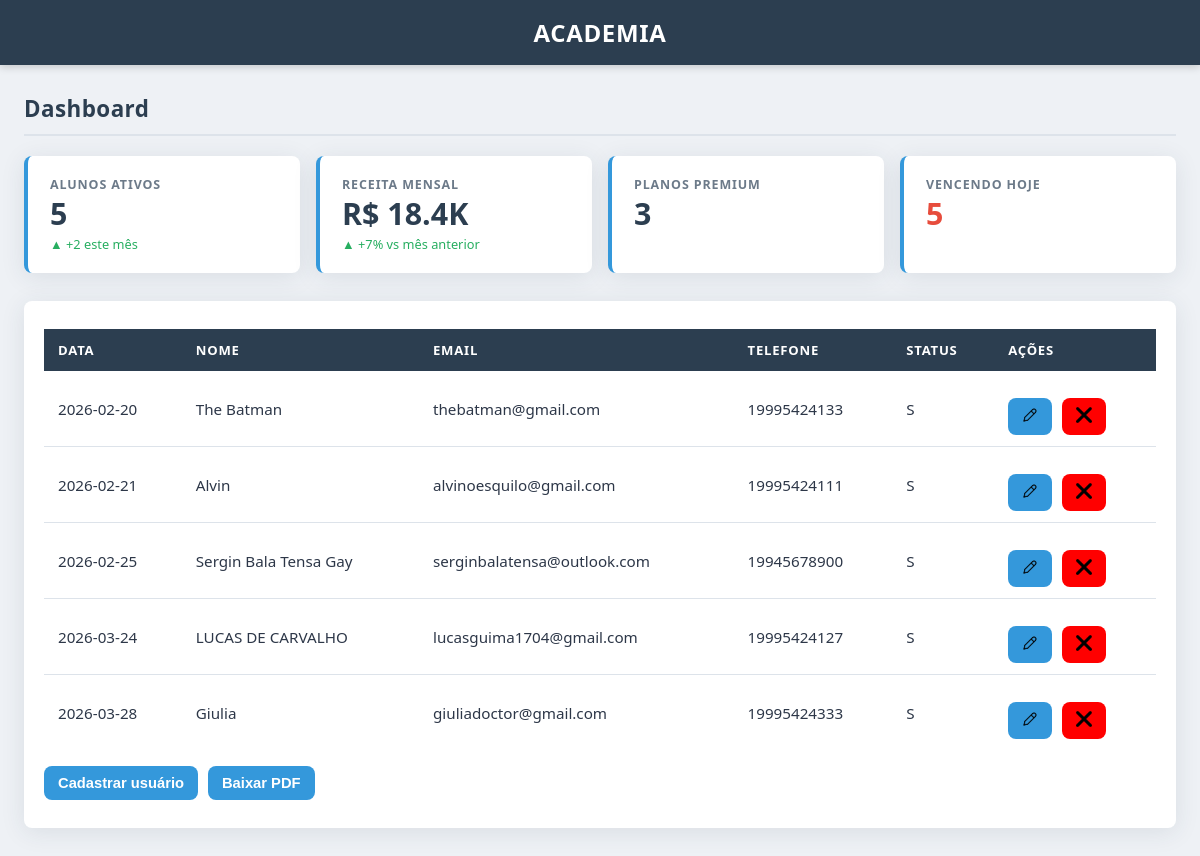
The page / on the database its author committed.
### tables this page shows
CREATE TABLE users (
	id integer primary key autoincrement,
	full_name text not null,
	email text unique not null,
	password text not null,
	phone text,
	created_at date,
	status text
);

### src/Repository/UserRepository.php (called while the page is built, shortened)
<?php
class UserRepository
{
    private PDO $connection;
    public function __construct(PDO $connection)
    {
        $this->connection = $connection;
    }
    public function formatUser($user){
        return new User(
            $user['id'],
            $user['full_name'],
            $user['email'],
            $user['password'],
            $user['created_at'],
            $user['phone'],
            $user['status']
        );
    }
    public function getAllUsers() {
        $sql = "SELECT *FROM users;";
        $stmt = $this->connection->query($sql);
        $users = $stmt->fetchAll(PDO::FETCH_ASSOC);
        return array_map([$this, 'formatUser'], $users);
    }
    public function countUsersByStatus(string $status): int {
        $sql = "SELECT COUNT(*) FROM users WHERE status = :status;";
        $stmt = $this->connection->prepare($sql);
        $stmt->bindValue(':status', $status, PDO::PARAM_STR);
        $stmt->execute();
        return (int) $stmt->fetchColumn();
    }
    public function usersActivesThisMonth(string $lastDay, string $firstDay): string {
        $sql = "SELECT COUNT(*) FROM users WHERE status = 'S' AND created_at BETWEEN :firstDay and :lastDay;";
        $stmt = $this->connection->prepare($sql);
        $stmt->bindValue(':firstDay', $firstDay, PDO::PARAM_STR);
        $stmt->bindValue(':lastDay', $lastDay, PDO::PARAM_STR);
        $stmt->execute();
        return " ▲ +{$stmt->fetchColumn()} este mês";
    }
}

### src/Repository/SubscriptionRepository.php (called while the page is built, shortened)
<?php
class SubscriptionRepository
{
    private PDO $connection;
    public function __construct(PDO $connection)
    {
        $this->connection = $connection;
    }
    public function countPlan(string $plan): int {
        $sql = "SELECT COUNT(*) FROM users_plans inner JOIN plans ON users_plans.plan_id = plans.id WHERE plans.name = :plan";
        $stmt = $this->connection->prepare($sql);
        $stmt->bindValue(':plan', $plan, PDO::PARAM_STR);
        $stmt->execute();
        return (int) $stmt->fetchColumn();
    }
}

### src/Domain/User.php (called while the page is built, shortened)
<?php
class User {
    private ?int $id;
    private string $full_name;
    private string $email;
    private string $date;
    private string $phone;
    private string $status;
    public function __construct(
        ?int $id,
        string $full_name,
        string $email,
        string $password,
        string $date,
        string $phone,
        string $status,
    ) {
        $this->id = $id;
        $this->full_name = $full_name;
        $this->email = $email;
        $this->date = $date;
        $this->phone = $phone;
        $this->status = $status;
    }
    public function id(): ?int
    {
        return $this->id;
    }
    public function fullName(): string
    {
        return $this->full_name;
    }
    public function email(): string
    {
        return $this->email;
    }
    public function date(): string
    {
        return $this->date;
    }
    public function phone(): string
    {
        return $this->phone;
    }
    public function status(): string
    {
        return $this->status;
    }
}

### index.php (the view, shortened to what this page needs)
<?php
$connection = Connection::getConnection();
$repository = new UserRepository($connection);
$SubriptionRepository = new SubscriptionRepository($connection);
function getMonthRange($year = null, $month = null) {
    $year = $year ?? date('Y');
    $month = $month ?? date('m');
    $firstDay = date("Y-m-01", strtotime("$year-$month-01"));
    $lastDay = date("Y-m-t", strtotime("$year-$month-01"));
    return [$firstDay, $lastDay];
}
try {
  $users = $repository->getAllUsers();
  $usersActive = $repository->countUsersByStatus('S');
  $usersPremium = $SubriptionRepository->countPlan('Premium');
  list($firstDay, $lastDay) = getMonthRange();
  $usersActivesThisMonth = $repository->usersActivesThisMonth($lastDay, $firstDay);
}catch(PDOException $e){
  echo $e->getMessage();
}
?>
<!DOCTYPE html>
<html lang="en">
<head>
    <link rel="stylesheet" href="css/style.css">
    <link rel="stylesheet" href="css/index.css">
</head>
<body>
    <header>
    <h1>Academia</h1>
  </header>
    <div id="dashboard" class="screen">
    <div class="page-title">Dashboard</div>
    <div class="stats-grid">
      <div class="stat-card">
        <div class="stat-label">Alunos Ativos</div>
        <div class="stat-value"><?= $usersActive ?></div>
        <div class="stat-delta"><?= $usersActivesThisMonth ?></div>
      </div>
      <div class="stat-card">
        <div class="stat-label">Receita Mensal</div>
        <div class="stat-value">R$ 18.4K</div>
        <div class="stat-delta">▲ +7% vs mês anterior</div>
      </div>
      <div class="stat-card">
        <div class="stat-label">Planos Premium</div>
        <div class="stat-value"><?= $usersPremium ?></div>
      </div>
      <div class="stat-card">
        <div class="stat-label">Vencendo Hoje</div>
        <div class="stat-value" style="color: var(--color-danger)">5</div>
      </div>
    </div>
    <div class="dashboard-table-section">
  <main>
    <section>
      <table>
        <thead>
          <tr>
            <th>Data</th>
            <th>Nome</th>
            <th>Email</th>
            <th>Telefone</th>
            <th>Status</th>
            <th>Ações</th>
          </tr>
        </thead>
        <tbody>
          <?php foreach($users as $user):  ?>
          <tr>
            <td><?= $user->date() ?></td>
            <td><?= $user->fullName() ?></td>
            <td><?= $user->email() ?></td>
            <td><?= $user->phone() ?></td>
            <td><?= $user->status() ?></td>
            <td>
              <div class="actions">
                <a href="edit.php?id=<?= $user->id() ?>"><button><img src="img/icons/edit.png" class="icon-trash" alt="editar"></button></a>
                <a href="delete.php?id=<?= $user->id() ?>" ><button style="background-color: red;"><img src="img/icons/close.png" class="icon-trash" alt="excluir"></button></a>
              </div>
            </td>
          </tr>
          <?php endforeach; ?>
        </tbody>
      </table>
      <div class="actions">
        <a href="register-user.php"><button>Cadastrar usuário</button></a>
        <a href="download-pdf.php"><button>Baixar PDF</button></a>
      </div>
    </section>
  </main>
</body>
</html>

### css/style.css (style rules this page uses)
*, *::before, *::after { box-sizing: border-box; margin: 0; padding: 0; }
:root { --color-dark: #2c3e50; --color-darker: #1a252f; --color-accent: #3498db; --color-accent-h:#2980b9; --color-danger: #e74c3c; --color-danger-h:#c0392b; --color-success: #27ae60; --color-bg: #eef1f5; --color-surface: #ffffff; --color-border: #dde3ea; --color-muted: #6c7a89; --color-text: #2d3748; --radius: 8px; --shadow-card: 0 4px 24px rgba(44, 62, 80, 0.10); --shadow-input: 0 0 0 3px rgba(52, 152, 219, 0.18); --transition: 0.18s ease; }
body { font-family: 'Segoe UI', system-ui, sans-serif; background: var(--color-bg); color: var(--color-text); min-height: 100vh; }
header { background: var(--color-dark); color: #fff; padding: 1rem 2rem; text-align: center; letter-spacing: 0.04em; box-shadow: 0 2px 8px rgba(0,0,0,0.18); }
header h1 { font-size: 1.5rem; font-weight: 700; text-transform: uppercase; }
main { padding: 28px 20px; }
table { width: 100%; border-collapse: collapse; background: var(--color-surface); border-radius: var(--radius); overflow: hidden; box-shadow: var(--shadow-card); }
th { background: var(--color-dark); color: #fff; padding: 12px 14px; text-align: left; font-size: 0.82rem; text-transform: uppercase; letter-spacing: 0.06em; }
td { padding: 11px 14px; border-bottom: 1px solid var(--color-border); font-size: 0.95rem; }
tr:last-child td { border-bottom: none; }
.actions { margin-top: 16px; display: flex; gap: 10px; flex-wrap: wrap; }
button { padding: 9px 14px; border: none; border-radius: var(--radius); background: var(--color-accent); color: white; cursor: pointer; font-size: 0.92rem; font-weight: 600; transition: background var(--transition); }
.screen { padding: 28px 24px; max-width: 1200px; margin: 0 auto; }
.page-title { font-size: 1.4rem; font-weight: 700; color: var(--color-dark); margin-bottom: 20px; padding-bottom: 10px; border-bottom: 2px solid var(--color-border); letter-spacing: 0.02em; }
.stats-grid { display: grid; grid-template-columns: repeat(auto-fit, minmax(200px, 1fr)); gap: 16px; margin-bottom: 28px; }
.stat-card { background: var(--color-surface); border-radius: var(--radius); padding: 20px 22px; box-shadow: var(--shadow-card); border-left: 4px solid var(--color-accent); display: flex; flex-direction: column; gap: 6px; transition: transform var(--transition), box-shadow var(--transition); }
.stat-label { font-size: 0.78rem; font-weight: 600; text-transform: uppercase; letter-spacing: 0.07em; color: var(--color-muted); }
.stat-value { font-size: 1.9rem; font-weight: 700; color: var(--color-dark); line-height: 1; }
.stat-delta { font-size: 0.8rem; color: var(--color-success); font-weight: 500; }
.dashboard-table-section { background: var(--color-surface); border-radius: var(--radius); box-shadow: var(--shadow-card); overflow: hidden; }
.dashboard-table-section table { box-shadow: none; border-radius: 0; }

### rows shown on the page
users: created_at "2026-02-20", full_name "The Batman", email "thebatman@gmail.com", phone "19995424133", status "S"
users: created_at "2026-02-21", full_name "Alvin", email "alvinoesquilo@gmail.com", phone "19995424111", status "S"
users: created_at "2026-02-25", full_name "Sergin Bala Tensa Gay", email "serginbalatensa@outlook.com", phone "19945678900", status "S"
users: created_at "2026-03-24", full_name "LUCAS DE CARVALHO", email "lucasguima1704@gmail.com", phone "19995424127", status "S"
users: created_at "2026-03-28", full_name "Giulia", email "giuliadoctor@gmail.com", phone "19995424333", status "S"

### other values the page prints
$usersActive "5"
$usersActivesThisMonth "▲ +2 este mês"
$usersPremium "3"
